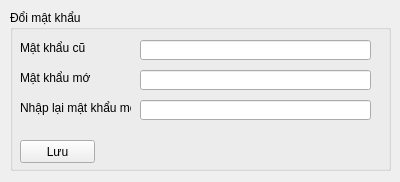
<?xml version="1.0" encoding="UTF-8"?>
<ui version="4.0">
 <class>FormChangePasswd</class>
 <widget class="QWidget" name="FormChangePasswd">
  <property name="geometry">
   <rect>
    <x>0</x>
    <y>0</y>
    <width>400</width>
    <height>182</height>
   </rect>
  </property>
  <property name="windowTitle">
   <string>Form</string>
  </property>
  <widget class="QGroupBox" name="groupBox">
   <property name="geometry">
    <rect>
     <x>10</x>
     <y>10</y>
     <width>381</width>
     <height>161</height>
    </rect>
   </property>
   <property name="title">
    <string>Đổi mật khẩu</string>
   </property>
   <widget class="QLabel" name="label">
    <property name="geometry">
     <rect>
      <x>10</x>
      <y>30</y>
      <width>71</width>
      <height>16</height>
     </rect>
    </property>
    <property name="text">
     <string>Mật khẩu cũ</string>
    </property>
   </widget>
   <widget class="QLabel" name="label_2">
    <property name="geometry">
     <rect>
      <x>10</x>
      <y>60</y>
      <width>71</width>
      <height>16</height>
     </rect>
    </property>
    <property name="text">
     <string>Mật khẩu mới</string>
    </property>
   </widget>
   <widget class="QLabel" name="label_3">
    <property name="geometry">
     <rect>
      <x>10</x>
      <y>90</y>
      <width>111</width>
      <height>16</height>
     </rect>
    </property>
    <property name="text">
     <string>Nhập lại mật khẩu mới</string>
    </property>
   </widget>
   <widget class="QLineEdit" name="lineEdit">
    <property name="geometry">
     <rect>
      <x>130</x>
      <y>30</y>
      <width>231</width>
      <height>20</height>
     </rect>
    </property>
   </widget>
   <widget class="QLineEdit" name="lineEdit_2">
    <property name="geometry">
     <rect>
      <x>130</x>
      <y>60</y>
      <width>231</width>
      <height>20</height>
     </rect>
    </property>
   </widget>
   <widget class="QLineEdit" name="lineEdit_3">
    <property name="geometry">
     <rect>
      <x>130</x>
      <y>90</y>
      <width>231</width>
      <height>20</height>
     </rect>
    </property>
   </widget>
   <widget class="QPushButton" name="pushButton">
    <property name="geometry">
     <rect>
      <x>10</x>
      <y>130</y>
      <width>75</width>
      <height>23</height>
     </rect>
    </property>
    <property name="text">
     <string>Lưu</string>
    </property>
   </widget>
  </widget>
 </widget>
 <resources/>
 <connections/>
</ui>
